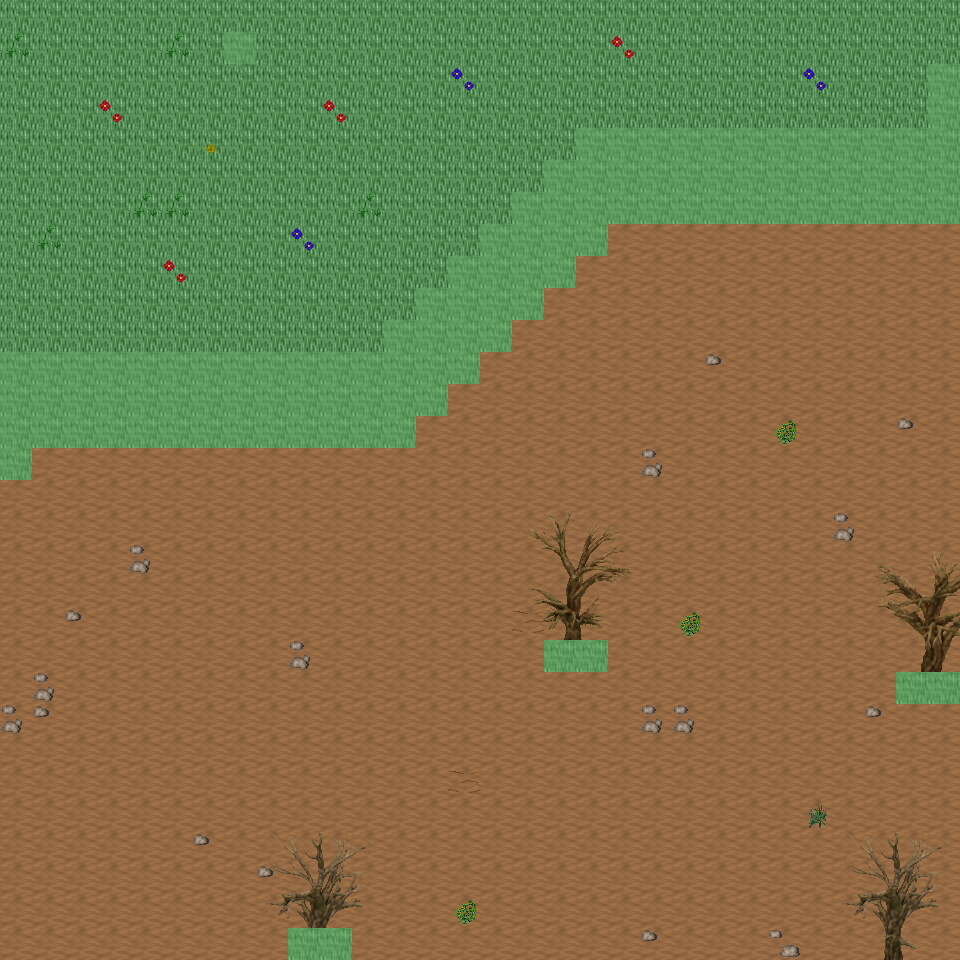

Rendered tile map (Tiled .tmx) drawn with the repository's tilesets; below, a short description and the map source with its tile grids summarised:
An orthogonal 30x30 tile map with 32x32 px tiles, 6 tile layers (Ground, Object, Object2, Above, ...), 29 tilesets and 7 objects (7x mapExit).

<map version="1.0" orientation="orthogonal" renderorder="right-down" width="30" height="30" tilewidth="32" tileheight="32" nextobjectid="8">
  <tileset firstgid="1" name="tileset_ground_ground" tilewidth="32" tileheight="32" tilecount="33" columns="3">
    <image source="../drawable/tileset_ground_ground.png" width="96" height="352" />
  </tileset>
  <tileset firstgid="34" name="tileset_ground_ridge_earth_dark" tilewidth="32" tileheight="32" tilecount="96" columns="12">
    <image source="../drawable/tileset_ground_ridge_earth_dark.png" width="384" height="256" />
  </tileset>
  <tileset firstgid="130" name="tileset_ground_rock_pebbles" tilewidth="32" tileheight="32" tilecount="3" columns="1">
    <image source="../drawable/tileset_ground_rock_pebbles.png" width="32" height="96" />
  </tileset>
  <tileset firstgid="133" name="tileset_ground_ladder_steps" tilewidth="32" tileheight="32" tilecount="6" columns="3">
    <image source="../drawable/tileset_ground_ladder_steps.png" width="96" height="64" />
  </tileset>
  <tileset firstgid="139" name="tileset_ground_grass_edges" tilewidth="32" tileheight="32" tilecount="36" columns="12">
    <image source="../drawable/tileset_ground_grass_edges.png" width="384" height="96" />
  </tileset>
  <tileset firstgid="175" name="tileset_ground_grass_corners" tilewidth="32" tileheight="32" tilecount="24" columns="6">
    <image source="../drawable/tileset_ground_grass_corners.png" width="192" height="128" />
  </tileset>
  <tileset firstgid="199" name="tileset_ground_earth_edges" tilewidth="32" tileheight="32" tilecount="18" columns="6">
    <image source="../drawable/tileset_ground_earth_edges.png" width="192" height="96" />
  </tileset>
  <tileset firstgid="217" name="tileset_plant_flower_daisy_white" tilewidth="32" tileheight="32" tilecount="8" columns="2">
    <image source="../drawable/tileset_plant_flower_daisy_white.png" width="64" height="128" />
  </tileset>
  <tileset firstgid="225" name="tileset_item_corpse_huge_animal" tilewidth="32" tileheight="32" tilecount="16" columns="2">
    <image source="../drawable/tileset_item_corpse_huge_animal.png" width="64" height="256" />
  </tileset>
  <tileset firstgid="241" name="tileset_plant_grasses" tilewidth="32" tileheight="32" tilecount="6" columns="3">
    <image source="../drawable/tileset_plant_grasses.png" width="96" height="64" />
  </tileset>
  <tileset firstgid="247" name="tileset_plant_flower_daisy_blue" tilewidth="32" tileheight="32" tilecount="8" columns="2">
    <image source="../drawable/tileset_plant_flower_daisy_blue.png" width="64" height="128" />
  </tileset>
  <tileset firstgid="255" name="tileset_plant_flower_daisy_yellow" tilewidth="32" tileheight="32" tilecount="8" columns="2">
    <image source="../drawable/tileset_plant_flower_daisy_yellow.png" width="64" height="128" />
  </tileset>
  <tileset firstgid="263" name="tileset_plant_flower_daisy_red" tilewidth="32" tileheight="32" tilecount="8" columns="2">
    <image source="../drawable/tileset_plant_flower_daisy_red.png" width="64" height="128" />
  </tileset>
  <tileset firstgid="271" name="tileset_plant_bush_bushes" tilewidth="32" tileheight="32" tilecount="10" columns="5">
    <image source="../drawable/tileset_plant_bush_bushes.png" width="160" height="64" />
  </tileset>
  <tileset firstgid="281" name="tileset_plant_stump_stump_brown" tilewidth="32" tileheight="32" tilecount="4" columns="2">
    <image source="../drawable/tileset_plant_stump_stump_brown.png" width="64" height="64" />
  </tileset>
  <tileset firstgid="285" name="tileset_logic_creature_orc" tilewidth="32" tileheight="32" tilecount="6" columns="6">
    <image source="../drawable/tileset_logic_creature_orc.png" width="192" height="32" />
  </tileset>
  <tileset firstgid="291" name="tileset_logic_creature_gnome" tilewidth="32" tileheight="32" tilecount="6" columns="6">
    <image source="../drawable/tileset_logic_creature_gnome.png" width="192" height="32" />
  </tileset>
  <tileset firstgid="297" name="tileset_logic_portal" tilewidth="32" tileheight="32" tilecount="24" columns="8">
    <image source="../drawable/tileset_logic_portal.png" width="256" height="96" />
  </tileset>
  <tileset firstgid="321" name="tileset_logic_creature_animal" tilewidth="32" tileheight="32" tilecount="32" columns="8">
    <image source="../drawable/tileset_logic_creature_animal.png" width="256" height="128" />
  </tileset>
  <tileset firstgid="353" name="tileset_logic_collision" tilewidth="32" tileheight="32" tilecount="1" columns="1">
    <image source="../drawable/tileset_logic_collision.png" width="32" height="32" />
  </tileset>
  <tileset firstgid="354" name="tileset_plant_tree_dead_tree_5" tilewidth="32" tileheight="32" tilecount="20" columns="4">
    <image source="../drawable/tileset_plant_tree_dead_tree_5.png" width="128" height="160" />
  </tileset>
  <tileset firstgid="374" name="tileset_plant_tree_dead_tree_6" tilewidth="32" tileheight="32" tilecount="20" columns="4">
    <image source="../drawable/tileset_plant_tree_dead_tree_6.png" width="128" height="160" />
  </tileset>
  <tileset firstgid="394" name="tileset_plant_tree_dead_tree_7" tilewidth="32" tileheight="32" tilecount="20" columns="4">
    <image source="../drawable/tileset_plant_tree_dead_tree_7.png" width="128" height="160" />
  </tileset>
  <tileset firstgid="414" name="tileset_plant_bush_large_dead" tilewidth="32" tileheight="32" tilecount="2" columns="1">
    <image source="../drawable/tileset_plant_bush_large_dead.png" width="32" height="64" />
  </tileset>
  <tileset firstgid="416" name="tileset_plant_bush_large_wide_dead" tilewidth="32" tileheight="32" tilecount="4" columns="2">
    <image source="../drawable/tileset_plant_bush_large_wide_dead.png" width="64" height="64" />
  </tileset>
  <tileset firstgid="420" name="tileset_plant_grasses_wildland" tilewidth="32" tileheight="32" tilecount="4" columns="4">
    <image source="../drawable/tileset_plant_grasses_wildland.png" width="128" height="32" />
  </tileset>
  <tileset firstgid="424" name="tileset_object_skullsonspikes_l" tilewidth="32" tileheight="32" tilecount="12" columns="4">
    <image source="../drawable/tileset_object_skullsonspikes_l.png" width="128" height="96" />
  </tileset>
  <tileset firstgid="436" name="tileset_object_skullsonspikes_r" tilewidth="32" tileheight="32" tilecount="12" columns="4">
    <image source="../drawable/tileset_object_skullsonspikes_r.png" width="128" height="96" />
  </tileset>
  <tileset firstgid="448" name="tileset_logic_item_herb" tilewidth="32" tileheight="32" tilecount="5" columns="5">
    <image source="../drawable/tileset_logic_item_herb.png" width="160" height="32" />
  </tileset>
  <layer name="Ground" width="30" height="30">
    <data>[900 cells, 900 non-empty, 2 distinct tile ids]</data>
  </layer>
  <layer name="Object" width="30" height="30">
    <data>[900 cells, 122 non-empty, 17 distinct tile ids]</data>
  </layer>
  <layer name="Object2" width="30" height="30">
    <data>[900 cells, 22 non-empty, 9 distinct tile ids]</data>
  </layer>
  <layer name="Above" width="30" height="30">
    <data>[900 cells, 52 non-empty, 40 distinct tile ids]</data>
  </layer>
  <layer name="Above2" width="30" height="30">
    <data>[900 cells, 0 non-empty, 0 distinct tile ids]</data>
  </layer>
  <layer name="Walkable" width="30" height="30">
    <data>[900 cells, 107 non-empty, 1 distinct tile ids]</data>
  </layer>
  <objectgroup name="MapEvents">
    <object id="1" name="south" type="mapExit" x="0" y="928" width="288" height="32">
      <properties>
        <property name="map" value="level_0_x87_y60" />
        <property name="x" value="0" />
        <property name="y" value="1" />
      </properties>
    </object>
    </objectgroup>
</map>
<!-- 6 of 7 objects omitted -->
